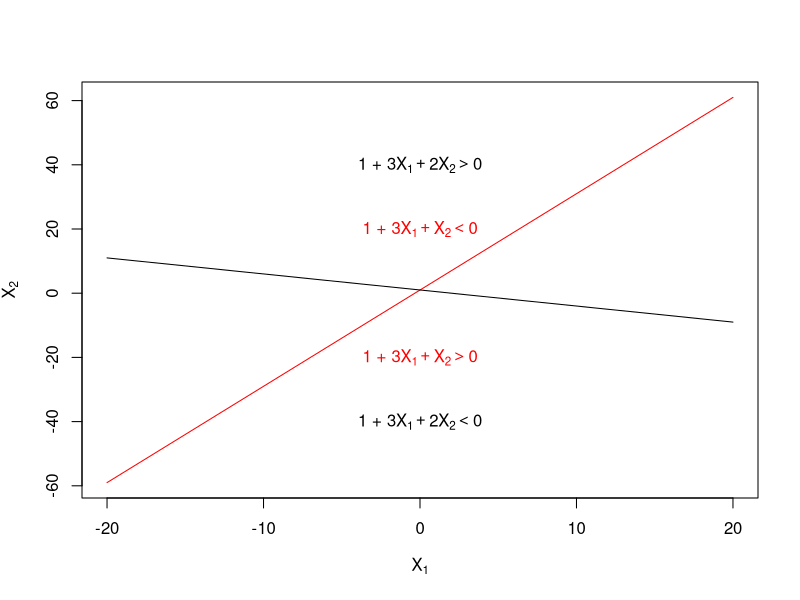

Generate this figure with R:
x1 = -20:20
x2 = 1 + 3 * x1
plot(x1, x2, xlab= expression ("X"[1]), ylab= expression ("X"[2]), type = "l", col = "red")
text(c(0), c(-20), expression ("1 + 3X"[1]+ X[2]> 0), col = "red")
text(c(0), c(20), expression ("1 + 3X"[1]+ X[2]< 0), col = "red")
lines(x1, 1 - x1/2)
text(c(0), c(-40), expression ("1 + 3X"[1]+ "2X"[2]< 0))
text(c(0), c(40), expression ("1 + 3X"[1]+ "2X"[2]> 0))
